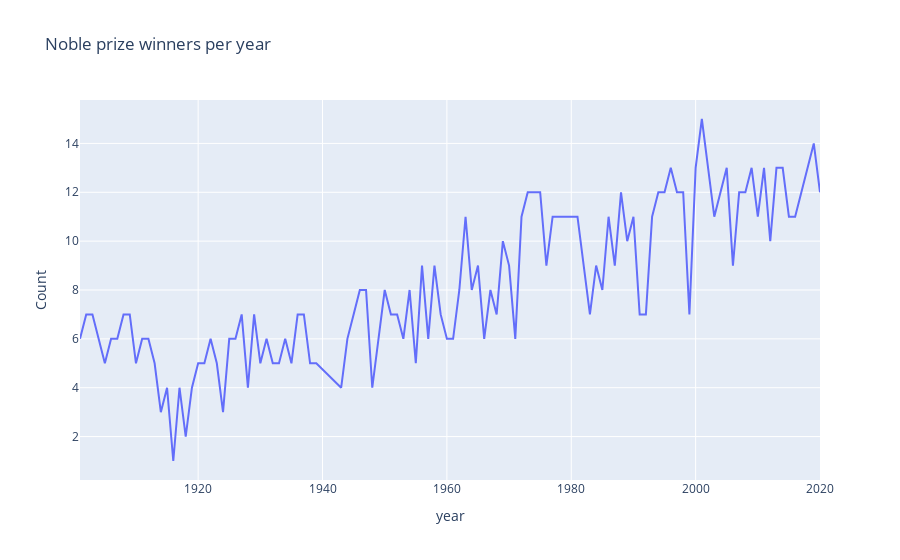

Write notebook code for a chart like this one.
### Markdown cell above
# Number of Prizes Awarded Over Time

**Challenge**: Are more prizes awarded recently than when the prize was first created? Show the trend in awards visually. 
* Count the number of prizes awarded every year. 
* Create a 5 year rolling average of the number of prizes (Hint: see previous lessons analysing Google Trends).
* Using Matplotlib superimpose the rolling average on a scatter plot.
* Show a tick mark on the x-axis for every 5 years from 1900 to 2020. (Hint: you'll need to use NumPy). 

<img src=https://i.imgur.com/4jqYuWC.png width=650>

* Use the [named colours](https://matplotlib.org/3.1.0/gallery/color/named_colors.html) to draw the data points in `dogerblue` while the rolling average is coloured in `crimson`. 

<img src=https://i.imgur.com/u3RlcJn.png width=350>

* Looking at the chart, did the first and second world wars have an impact on the number of prizes being given out? 
* What could be the reason for the trend in the chart?

### Code cell
perize_per_year=df_data.groupby('year').count().prize
fig=px.line(x=perize_per_year.index,y=perize_per_year.values,
            title='Noble prize winners per year',
            labels={'x':'year','y':'Count'})
fig.show()

### Figure 1 — Plotly figure (JSON) as saved in the notebook; plotly's stock layout.template omitted (floating-point values rounded to 4 significant figures)
{"data": [{"hovertemplate": "year=%{x}<br>Count=%{y}<extra></extra>", "legendgroup": "", "line": {"color": "#636efa", "dash": "solid"}, "marker": {"symbol": "circle"}, "mode": "lines", "name": "", "orientation": "v", "showlegend": false, "type": "scatter", "x": [1901, 1902, 1903, 1904, 1905, 1906, 1907, 1908, 1909, 1910, 1911, 1912, 1913, 1914, 1915, 1916, 1917, 1918, 1919, 1920, 1921, 1922, 1923, 1924, 1925, 1926, 1927, 1928, 1929, 1930, 1931, 1932, 1933, 1934, 1935, 1936, 1937, 1938, 1939, 1943, 1944, 1945, 1946, 1947, 1948, 1949, 1950, 1951, 1952, 1953, 1954, 1955, 1956, 1957, 1958, 1959, 1960, 1961, 1962, 1963, 1964, 1965, 1966, 1967, 1968, 1969, 1970, 1971, 1972, 1973, 1974, 1975, 1976, 1977, 1978, 1979, 1980, 1981, 1982, 1983, 1984, 1985, 1986, 1987, 1988, 1989, 1990, 1991, 1992, 1993, 1994, 1995, 1996, 1997, 1998, 1999, 2000, 2001, 2002, 2003, 2004, 2005, 2006, 2007, 2008, 2009, 2010, 2011, 2012, 2013, 2014, 2015, 2016, 2017, 2018, 2019, 2020], "xaxis": "x", "y": [6, 7, 7, 6, 5, 6, 6, 7, 7, 5, 6, 6, 5, 3, 4, 1, 4, 2, 4, 5, 5, 6, 5, 3, 6, 6, 7, 4, 7, 5, 6, 5, 5, 6, 5, 7, 7, 5, 5, 4, 6, 7, 8, 8, 4, 6, 8, 7, 7, 6, 8, 5, 9, 6, 9, 7, 6, 6, 8, 11, 8, 9, 6, 8, 7, 10, 9, 6, 11, 12, 12, 12, 9, 11, 11, 11, 11, 11, 9, 7, 9, 8, 11, 9, 12, 10, 11, 7, 7, 11, 12, 12, 13, 12, 12, 7, 13, 15, 13, 11, 12, 13, 9, 12, 12, 13, 11, 13, 10, 13, 13, 11, 11, 12, 13, 14, 12], "yaxis": "y"}], "layout": {"legend": {"tracegroupgap": 0}, "title": {"text": "Noble prize winners per year"}, "xaxis": {"anchor": "y", "domain": [0, 1], "title": {"text": "year"}}, "yaxis": {"anchor": "x", "domain": [0, 1], "title": {"text": "Count"}}}}
